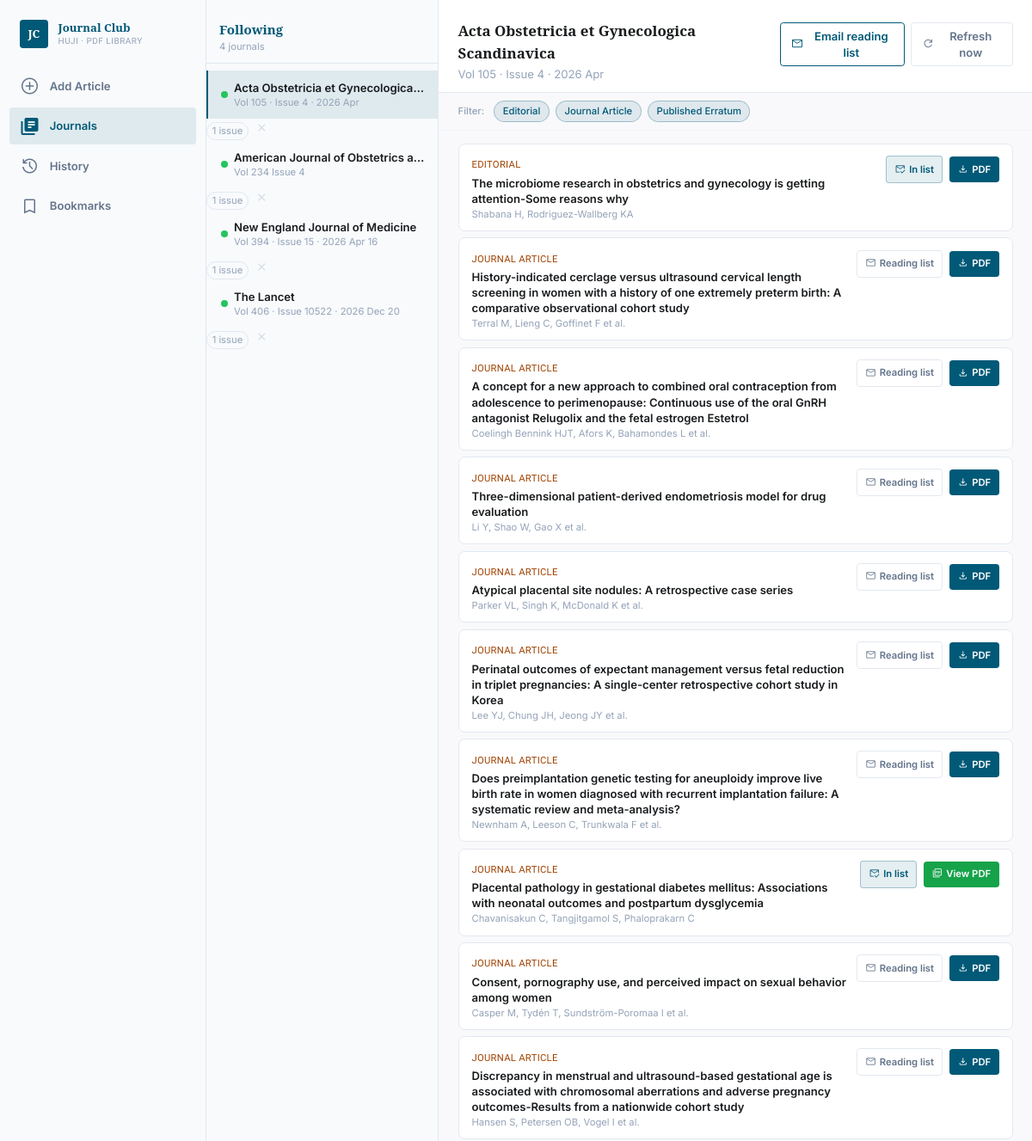
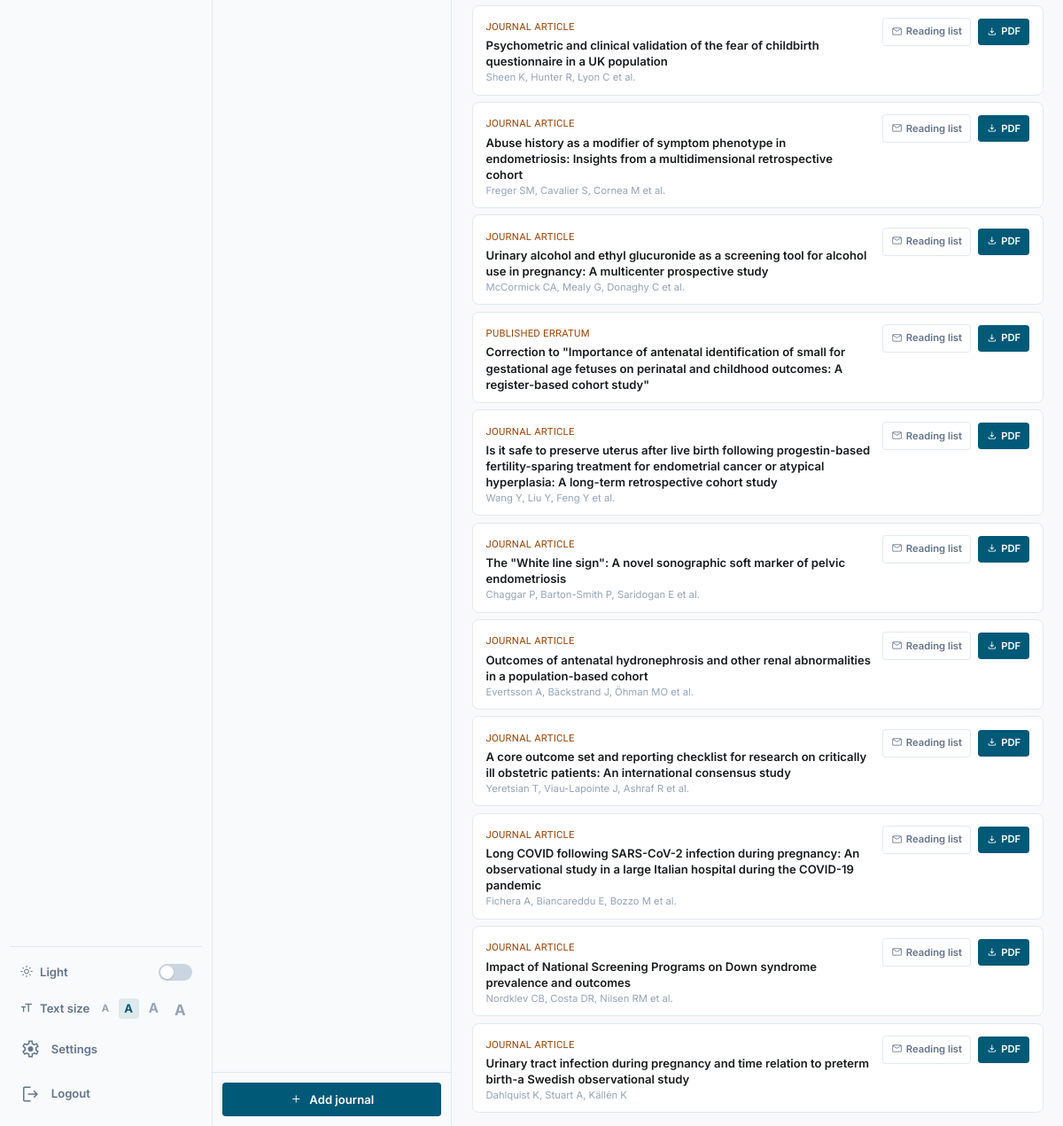
The page /journals on the database its author committed (2 pictures, top to bottom).
### tables this page shows
CREATE TABLE journals (
    id                  INTEGER PRIMARY KEY AUTOINCREMENT,
    name                TEXT NOT NULL,
    publisher           TEXT NOT NULL,
    toc_url             TEXT UNIQUE NOT NULL,
    issn                TEXT,
    last_checked        TEXT,
    current_issue_label TEXT,
    has_new_issue       INTEGER NOT NULL DEFAULT 0,
    issues_to_fetch     INTEGER NOT NULL DEFAULT 1
);

CREATE TABLE toc_articles (
    id           INTEGER PRIMARY KEY AUTOINCREMENT,
    journal_id   INTEGER NOT NULL REFERENCES journals(id) ON DELETE CASCADE,
    url          TEXT NOT NULL,
    doi          TEXT,
    title        TEXT NOT NULL,
    authors      TEXT,
    article_type TEXT,
    abstract     TEXT,
    issue_label  TEXT,
    UNIQUE(journal_id, url)
);

### app.py (the view)
@app.route("/journals")
def journals():
    followed = storage.get_journals()
    followed_urls = {j["toc_url"] for j in followed}
    catalog = [
        {"name": e.name, "publisher": e.publisher, "toc_url": e.toc_url, "issn": e.issn}
        for e in CATALOG
        if e.toc_url not in followed_urls
    ]
    selected_id = request.args.get("selected", type=int)
    if selected_id is None and followed:
        selected_id = followed[0]["id"]
    toc_articles = storage.get_toc_articles(selected_id) if selected_id else []
    reading_list_ids = storage.get_reading_list_ids()
    reading_list_sent_dates = storage.get_reading_list_sent_dates()
    downloaded_article_map = storage.get_downloaded_toc_article_map(selected_id) if selected_id else {}
    selected_journal = next((j for j in followed if j["id"] == selected_id), None)
    return render_template(
        "journals.html",
        page="journals",
        followed=followed,
        catalog=catalog,
        selected_id=selected_id,
        selected_journal=selected_journal,
        toc_articles=toc_articles,
        reading_list_ids=reading_list_ids,
        reading_list_sent_dates=reading_list_sent_dates,
        downloaded_article_map=downloaded_article_map,
    )

### templates/journals.html (shortened to what this page needs)
{% extends "base.html" %}
{% block content %}
<div class="flex h-screen overflow-hidden">
  <aside class="w-72 flex-shrink-0 border-r border-slate-200 bg-slate-50 flex flex-col overflow-hidden">
    <div class="px-4 pt-6 pb-3 border-b border-slate-200">
      <h2 class="font-headline text-base font-bold text-primary">Following</h2>
      <p class="text-xs text-slate-400 mt-0.5">{{ followed|length }} journal{{ 's' if followed|length != 1 }}</p>
    </div>
    <ul class="flex-1 overflow-y-auto py-2" id="journal-list">
      {% for j in followed %}
      <li>
        <button
          onclick="selectJournal({{ j.id }})"
          class="journal-btn w-full text-left px-4 py-3 flex items-center gap-2 hover:bg-slate-100 transition-colors
                 {% if j.id == selected_id %}bg-primary/10 border-l-2 border-primary{% else %}border-l-2 border-transparent{% endif %}"
          data-id="{{ j.id }}">
          {% if j.has_new_issue %}
          <span class="w-2 h-2 rounded-full bg-green-500 flex-shrink-0" title="New issue"></span>
          {% else %}
          <span class="w-2 h-2 rounded-full bg-transparent flex-shrink-0"></span>
          {% endif %}
          <div class="flex-1 min-w-0">
            <div class="font-semibold text-sm text-on-surface truncate">{{ j.name }}</div>
            {% if j.current_issue_label %}
            <div class="text-xs text-slate-400 truncate">{{ j.current_issue_label }}</div>
            {% elif j.last_checked %}
            <div class="text-xs text-slate-400">Checking…</div>
            {% else %}
            <div class="text-xs text-slate-400">Never checked</div>
            {% endif %}
          </div>
          <button
            onclick="event.stopPropagation(); openSpanModal({{ j.id }}, '{{ j.name | replace("'", "\\'") }}', {{ j.issues_to_fetch or 1 }})"
            class="flex-shrink-0 text-xs px-1.5 py-0.5 rounded-full border border-slate-200 text-slate-400 hover:border-primary hover:text-primary transition-colors"
            id="span-pill-{{ j.id }}"
            title="Configure issue span">
            {%- set n = j.issues_to_fetch or 1 -%}
            {{ n }} issue{{ 's' if n != 1 }}
          </button>
          <button
            onclick="event.stopPropagation(); removeJournal({{ j.id }}, this)"
            class="text-slate-300 hover:text-red-400 transition-colors ml-1"
            title="Unfollow">
            <span class="material-symbols-outlined text-base">close</span>
          </button>
        </button>
      </li>
      {% endfor %}
    </ul>
    <div class="p-3 border-t border-slate-200">
      <button onclick="openAddModal()"
        class="w-full flex items-center justify-center gap-2 py-2 rounded bg-primary text-white text-sm font-semibold hover:bg-primary-container transition-colors">
        <span class="material-symbols-outlined text-base">add</span>
        Add journal
      </button>
    </div>
  </aside>
  <div class="flex-1 overflow-y-auto">
    {% if selected_journal %}
    <div class="px-6 pt-6 pb-3 flex items-start justify-between border-b border-slate-200 sticky top-0 bg-white z-10">
      <div>
        <h1 class="font-headline text-lg font-bold text-on-surface">{{ selected_journal.name }}</h1>
        <p class="text-sm text-slate-400 mt-0.5">{{ selected_journal.current_issue_label or 'Fetching current issue…' }}</p>
      </div>
      <div class="flex items-center gap-2 mt-1">
        <button onclick="emailReadingList()"
          class="flex items-center gap-1.5 px-3 py-1.5 rounded border border-primary text-primary text-sm font-semibold hover:bg-primary/5 transition-colors"
          id="email-btn">
          <span class="material-symbols-outlined text-base">mail</span>
          Email reading list
        </button>
        <button onclick="refreshJournal({{ selected_journal.id }})"
          class="flex items-center gap-1.5 px-3 py-1.5 rounded border border-slate-200 text-slate-500 text-sm font-semibold hover:bg-slate-50 transition-colors"
          id="refresh-btn">
          <span class="material-symbols-outlined text-base" id="refresh-icon">refresh</span>
          Refresh now
        </button>
      </div>
    </div>
    <div id="type-filter-bar" class="hidden px-6 py-2.5 border-b border-slate-100 flex items-center gap-2 flex-wrap">
      <span class="text-xs text-slate-400 font-medium mr-1">Filter:</span>
    </div>
    <div class="px-6 py-4 space-y-2" id="toc-list">
      {% for a in toc_articles %}
      {% set in_rl = a.id in reading_list_ids %}
      {% set sent_at = reading_list_sent_dates.get(a.id) %}
      <div class="toc-article border border-slate-200 rounded-lg bg-white" data-id="{{ a.id }}" data-article-type="{{ a.article_type or '' }}">
        <div class="px-4 py-3 flex items-start gap-3 cursor-pointer hover:bg-slate-50 transition-colors"
             onclick="toggleArticle(this)">
          <div class="flex-1 min-w-0">
            {% if a.article_type %}
            <div class="mb-0.5">
              <span class="text-xs font-label font-medium text-secondary uppercase tracking-wide">{{ a.article_type }}</span>
            </div>
            {% endif %}
            <p class="font-semibold text-sm text-on-surface leading-snug">{{ a.title }}</p>
            {% if a.authors %}
            <p class="text-xs text-slate-400 mt-0.5">
              {{ a.authors[:3] | join(', ') }}{% if a.authors | length > 3 %} et al.{% endif %}
            </p>
            {% endif %}
          </div>
          <div class="flex items-center gap-2 flex-shrink-0 mt-0.5">
            {% if sent_at %}
            <button disabled
              class="flex items-center gap-1 px-2.5 py-1.5 rounded text-xs font-semibold bg-slate-100 text-slate-400 border border-slate-200 cursor-not-allowed"
              title="Sent on {{ sent_at[:10] }}">
              <span class="material-symbols-outlined text-sm">check_circle</span>
              Sent {{ sent_at[:10] }}
            </button>
            {% else %}
            <button onclick="event.stopPropagation(); toggleReadingList({{ a.id }}, this)"
              class="rl-btn flex items-center gap-1 px-2.5 py-1.5 rounded text-xs font-semibold border transition-colors
                     {% if in_rl %}bg-primary/10 text-primary border-primary/30{% else %}border-slate-200 text-slate-500 hover:border-primary hover:text-primary{% endif %}"
              data-in-rl="{{ 'true' if in_rl else 'false' }}"
              title="{% if in_rl %}Remove from reading list{% else %}Add to reading list{% endif %}">
              <span class="material-symbols-outlined text-sm">{% if in_rl %}mark_email_read{% else %}mail{% endif %}</span>
              {% if in_rl %}In list{% else %}Reading list{% endif %}
            </button>
            {% endif %}
            {% set dl_article_id = downloaded_article_map.get(a.id) %}
            {% if dl_article_id %}
            <a href="/pdf/{{ dl_article_id }}" target="_blank"
               onclick="event.stopPropagation()"
               class="flex items-center gap-1 px-2.5 py-1.5 rounded text-xs font-semibold bg-green-600 text-white hover:bg-green-700 transition-colors">
              <span class="material-symbols-outlined text-sm">picture_as_pdf</span>
              View PDF
            </a>
            {% else %}
            <button onclick="event.stopPropagation(); downloadPdf('{{ a.doi or a.url }}', {{ a.id }}, this)"
              class="pdf-btn flex items-center gap-1 px-2.5 py-1.5 rounded text-xs font-semibold bg-primary text-white hover:bg-primary-container transition-colors">
              <span class="material-symbols-outlined text-sm">download</span>
              PDF
            </button>
            {% endif %}
          </div>
        </div>
      </div>
      {% else %}
      <div class="text-center py-16 text-slate-400">
        <span class="material-symbols-outlined text-4xl block mb-2">article</span>
        <p class="text-sm">No articles yet — click <strong>Refresh now</strong> to fetch the current issue.</p>
      </div>
      {% endfor %}
    </div>
    {% else %}
    <div class="flex flex-col items-center justify-center h-full text-slate-400 gap-3">
      <span class="material-symbols-outlined text-5xl">library_books</span>
      <p class="text-base font-semibold">No journals followed yet</p>
      <p class="text-sm">Click "Add journal" to get started.</p>
    </div>
    {% endif %}
  </div>
</div>
{% endblock %}

### templates/base.html (shortened to what this page needs)
<!doctype html>
<html lang="en" class="">
<head>
  <script src="https://cdn.tailwindcss.com?plugins=forms,container-queries"></script>
</head>
<body class="min-h-screen">
  <aside class="h-full w-64 fixed left-0 top-0 pt-6 pb-4 px-3 flex flex-col gap-4 bg-slate-50 border-r border-slate-200 z-40">
    <div class="px-3 mb-2">
      <div class="flex items-center gap-3">
        <div class="w-9 h-9 bg-primary rounded flex items-center justify-center text-white font-headline font-bold text-sm">JC</div>
        <div>
          <h3 class="font-headline text-sm font-bold text-primary leading-tight">Journal Club</h3>
          <p class="text-[10px] text-slate-400 font-label tracking-wider uppercase">HUJI · PDF Library</p>
        </div>
      </div>
    </div>
    <nav class="space-y-1 flex-1">
      <a href="."
         class="flex items-center gap-3 px-3 py-2.5 rounded font-body font-semibold text-sm transition-colors
                {% if page == 'add' %}bg-primary/10 text-primary{% else %}text-slate-500 hover:bg-slate-100{% endif %}">
        <span class="material-symbols-outlined {% if page == 'add' %}fill-icon{% endif %}">add_circle</span>
        <span>Add Article</span>
      </a>
      <a href="./journals"
         class="flex items-center gap-3 px-3 py-2.5 rounded font-body font-semibold text-sm transition-colors
                {% if page == 'journals' %}bg-primary/10 text-primary{% else %}text-slate-500 hover:bg-slate-100{% endif %}">
        <span class="material-symbols-outlined {% if page == 'journals' %}fill-icon{% endif %}">library_books</span>
        <span>Journals</span>
      </a>
      <a href="./history"
         class="flex items-center gap-3 px-3 py-2.5 rounded font-body font-semibold text-sm transition-colors
                {% if page == 'history' %}bg-primary/10 text-primary{% else %}text-slate-500 hover:bg-slate-100{% endif %}">
        <span class="material-symbols-outlined {% if page == 'history' %}fill-icon{% endif %}">history</span>
        <span>History</span>
      </a>
      <a href="./bookmarks"
         class="flex items-center gap-3 px-3 py-2.5 rounded font-body font-semibold text-sm transition-colors
                {% if page == 'bookmarks' %}bg-primary/10 text-primary{% else %}text-slate-500 hover:bg-slate-100{% endif %}">
        <span class="material-symbols-outlined {% if page == 'bookmarks' %}fill-icon{% endif %}">bookmark</span>
        <span>Bookmarks</span>
      </a>
    </nav>
    <div class="border-t border-slate-200 pt-3 space-y-2">
      <div class="flex items-center justify-between px-3 py-1.5">
        <div class="flex items-center gap-2 text-slate-500 text-sm font-semibold">
          <span class="material-symbols-outlined text-base" id="theme-icon">light_mode</span>
          <span id="theme-label">Light</span>
        </div>
        <button onclick="toggleDark()"
          id="dark-toggle"
          class="relative w-10 h-5 rounded-full transition-colors duration-200 bg-slate-300 dark-toggle-bg focus:outline-none">
          <span id="dark-knob"
            class="absolute top-0.5 left-0.5 w-4 h-4 bg-white rounded-full shadow transition-transform duration-200"></span>
        </button>
      </div>
      <div class="flex items-center justify-between px-3 py-1.5">
        <div class="flex items-center gap-2 text-slate-500 text-sm font-semibold">
          <span class="material-symbols-outlined text-base">format_size</span>
          <span>Text size</span>
        </div>
        <div class="flex items-center gap-1">
          <button onclick="setFontSize('sm')" data-fs="sm"
            class="fs-btn w-6 h-6 rounded text-xs font-bold text-slate-400 hover:text-primary hover:bg-primary/10 transition-colors">A</button>
          <button onclick="setFontSize('md')" data-fs="md"
            class="fs-btn w-6 h-6 rounded text-sm font-bold text-slate-400 hover:text-primary hover:bg-primary/10 transition-colors">A</button>
          <button onclick="setFontSize('lg')" data-fs="lg"
            class="fs-btn w-7 h-6 rounded text-base font-bold text-slate-400 hover:text-primary hover:bg-primary/10 transition-colors">A</button>
          <button onclick="setFontSize('xl')" data-fs="xl"
            class="fs-btn w-7 h-6 rounded text-lg font-bold text-slate-400 hover:text-primary hover:bg-primary/10 transition-colors">A</button>
        </div>
      </div>
      <a href="./settings"
         class="flex items-center gap-3 px-3 py-2.5 rounded font-body font-semibold text-sm transition-colors
                {% if page == 'settings' %}bg-primary/10 text-primary{% else %}text-slate-500 hover:bg-slate-100{% endif %}">
        <span class="material-symbols-outlined {% if page == 'settings' %}fill-icon{% endif %}">settings</span>
        <span>Settings</span>
      </a>
      <form method="POST" action="./logout" class="mt-auto">
        <button type="submit"
          class="w-full flex items-center gap-3 px-3 py-2.5 rounded font-body font-semibold text-sm transition-colors text-slate-500 hover:bg-slate-100">
          <span class="material-symbols-outlined">logout</span>
          <span>Logout</span>
        </button>
      </form>
    </div>
  </aside>
  <main class="ml-64 min-h-screen">
    {% block content %}{% endblock %}
  </main>
</body>
</html>

### rows shown on the page
journals: has_new_issue 1 (drawn), name "Acta Obstetricia et Gynecologica…", current_issue_label "Vol 105 · Issue 4 · 2026 Apr", n "1", name "Acta Obstetricia et Gynecologica Scandinavica"
journals: has_new_issue 1 (drawn), name "American Journal of Obstetrics a…", current_issue_label "Vol 234 Issue 4", n "1"
journals: has_new_issue 1 (drawn), name "New England Journal of Medicine", current_issue_label "Vol 394 · Issue 15 · 2026 Apr 16", n "1"
journals: has_new_issue 1 (drawn), name "The Lancet", current_issue_label "Vol 406 · Issue 10522 · 2026 Dec 20", n "1"
toc_articles: article_type "EDITORIAL", title "The microbiome research in obstetrics and gynecology is getting attention-Some reasons why", authors "Shabana H, Rodriguez-Wallberg KA", shows "In list"
toc_articles: article_type "JOURNAL ARTICLE", title "History-indicated cerclage versus ultrasound cervical length screening in women with a history of one extremely preterm birth: A comparative observational cohort study", authors "Terral M, Lieng C, Goffinet F", shows "et al.", shows "Reading list"
toc_articles: article_type "JOURNAL ARTICLE", title "A concept for a new approach to combined oral contraception from adolescence to perimenopause: Continuous use of the oral GnRH antagonist Relugolix and the fetal estrogen Estetrol", authors "Coelingh Bennink HJT, Afors K, Bahamondes L", shows "et al.", shows "Reading list"
toc_articles: article_type "JOURNAL ARTICLE", title "Three-dimensional patient-derived endometriosis model for drug evaluation", authors "Li Y, Shao W, Gao X", shows "et al.", shows "Reading list"
toc_articles: article_type "JOURNAL ARTICLE", title "Atypical placental site nodules: A retrospective case series", authors "Parker VL, Singh K, McDonald K", shows "et al.", shows "Reading list"
toc_articles: article_type "JOURNAL ARTICLE", title "Perinatal outcomes of expectant management versus fetal reduction in triplet pregnancies: A single-center retrospective cohort study in Korea", authors "Lee YJ, Chung JH, Jeong JY", shows "et al.", shows "Reading list"
toc_articles: article_type "JOURNAL ARTICLE", title "Does preimplantation genetic testing for aneuploidy improve live birth rate in women diagnosed with recurrent implantation failure: A systematic review and meta-analysis?", authors "Newnham A, Leeson C, Trunkwala F", shows "et al.", shows "Reading list"
toc_articles: article_type "JOURNAL ARTICLE", title "Placental pathology in gestational diabetes mellitus: Associations with neonatal outcomes and postpartum dysglycemia", authors "Chavanisakun C, Tangjitgamol S, Phaloprakarn C", shows "In list"
toc_articles: article_type "JOURNAL ARTICLE", title "Consent, pornography use, and perceived impact on sexual behavior among women", authors "Casper M, Tydén T, Sundström-Poromaa I", shows "et al.", shows "Reading list"
toc_articles: article_type "JOURNAL ARTICLE", title "Discrepancy in menstrual and ultrasound-based gestational age is associated with chromosomal aberrations and adverse pregnancy outcomes-Results from a nationwide cohort study", authors "Hansen S, Petersen OB, Vogel I", shows "et al.", shows "Reading list"
toc_articles: article_type "JOURNAL ARTICLE", title "Psychometric and clinical validation of the fear of childbirth questionnaire in a UK population", authors "Sheen K, Hunter R, Lyon C", shows "et al.", shows "Reading list"
toc_articles: article_type "JOURNAL ARTICLE", title "Abuse history as a modifier of symptom phenotype in endometriosis: Insights from a multidimensional retrospective cohort", authors "Freger SM, Cavalier S, Cornea M", shows "et al.", shows "Reading list"
toc_articles: article_type "JOURNAL ARTICLE", title "Urinary alcohol and ethyl glucuronide as a screening tool for alcohol use in pregnancy: A multicenter prospective study", authors "McCormick CA, Mealy G, Donaghy C", shows "et al.", shows "Reading list"
toc_articles: article_type "PUBLISHED ERRATUM", title "Correction to \"Importance of antenatal identification of small for gestational age fetuses on perinatal and childhood outcomes: A register-based cohort study\"", shows "Reading list"
toc_articles: article_type "JOURNAL ARTICLE", title "Is it safe to preserve uterus after live birth following progestin-based fertility-sparing treatment for endometrial cancer or atypical hyperplasia: A long-term retrospective cohort study", authors "Wang Y, Liu Y, Feng Y", shows "et al.", shows "Reading list"
toc_articles: article_type "JOURNAL ARTICLE", title "The \"White line sign\": A novel sonographic soft marker of pelvic endometriosis", authors "Chaggar P, Barton-Smith P, Saridogan E", shows "et al.", shows "Reading list"
toc_articles: article_type "JOURNAL ARTICLE", title "Outcomes of antenatal hydronephrosis and other renal abnormalities in a population-based cohort", authors "Evertsson A, Bäckstrand J, Öhman MO", shows "et al.", shows "Reading list"
toc_articles: article_type "JOURNAL ARTICLE", title "A core outcome set and reporting checklist for research on critically ill obstetric patients: An international consensus study", authors "Yeretsian T, Viau-Lapointe J, Ashraf R", shows "et al.", shows "Reading list"
toc_articles: article_type "JOURNAL ARTICLE", title "Long COVID following SARS-CoV-2 infection during pregnancy: An observational study in a large Italian hospital during the COVID-19 pandemic", authors "Fichera A, Biancareddu E, Bozzo M", shows "et al.", shows "Reading list"
toc_articles: article_type "JOURNAL ARTICLE", title "Impact of National Screening Programs on Down syndrome prevalence and outcomes", authors "Nordklev CB, Costa DR, Nilsen RM", shows "et al.", shows "Reading list"
toc_articles: article_type "JOURNAL ARTICLE", title "Urinary tract infection during pregnancy and time relation to preterm birth-a Swedish observational study", authors "Dahlquist K, Stuart A, Källén K", shows "Reading list"

### other values the page prints
{{ followed|length }} "4"
{{ 's' if followed|length != 1 }} "s"
